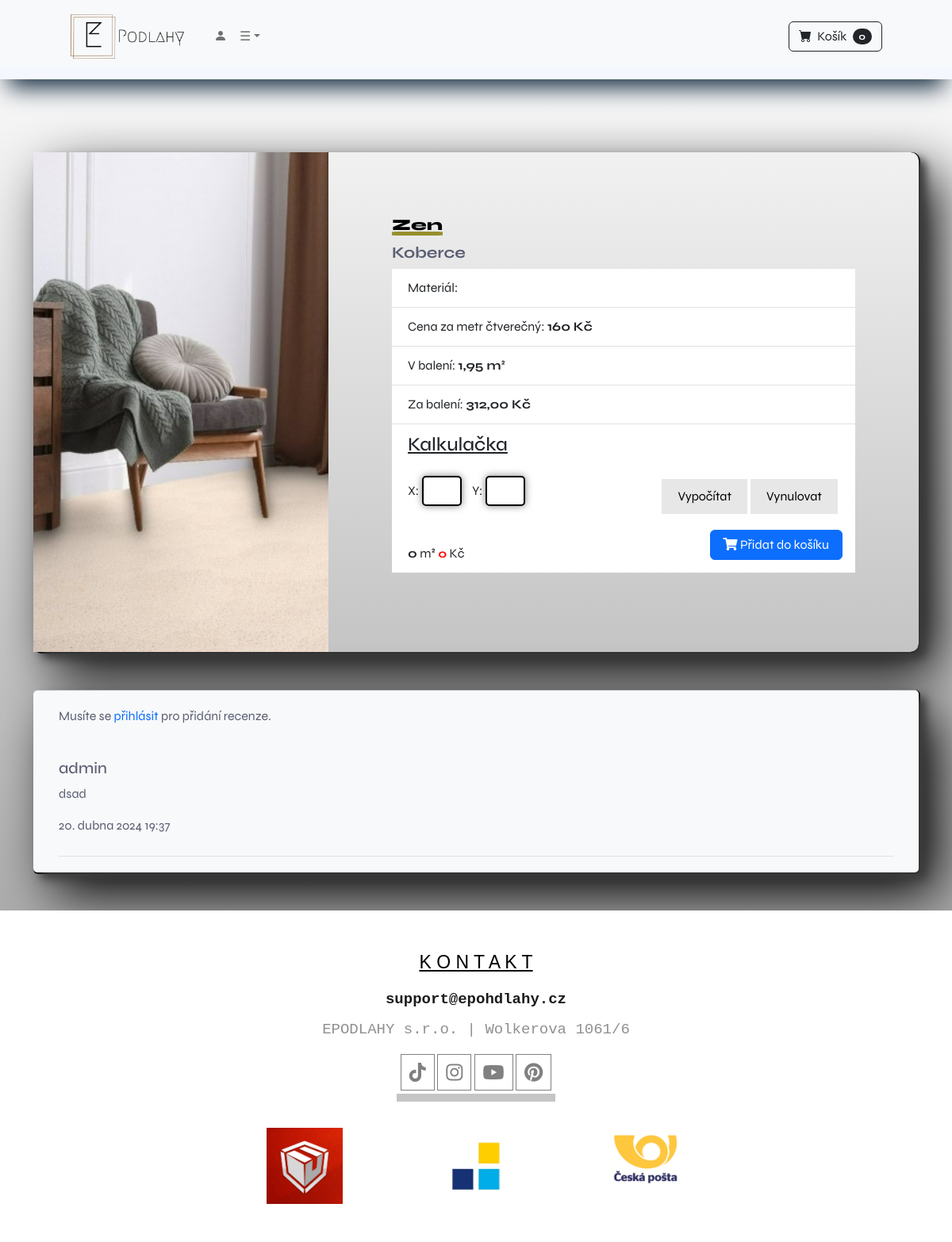
Page /cs/4 on the earlier database version.
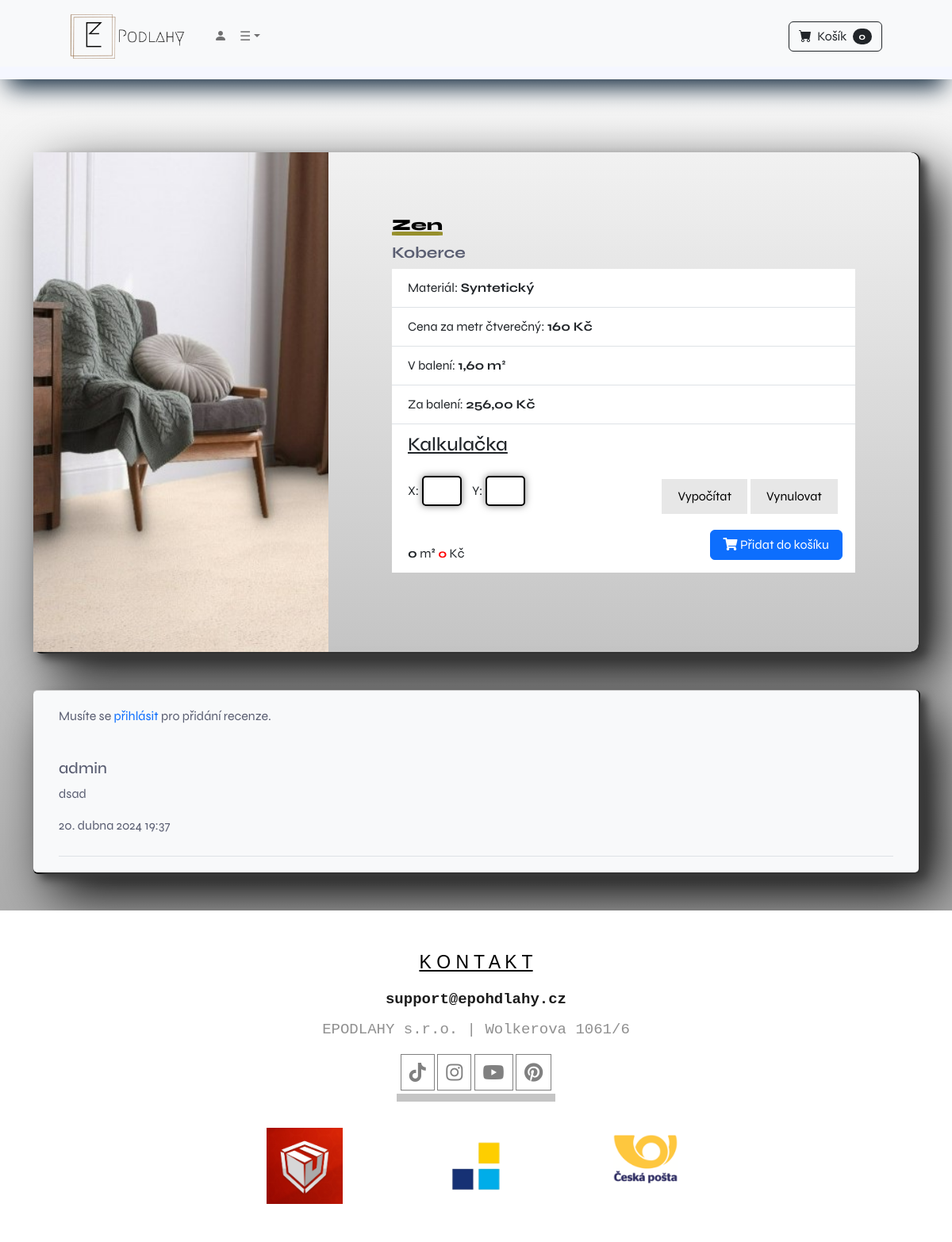
Same page on the later database version.
### Eshop/models.py (models this page shows, shortened)
class Produkt(models.Model):
    BARVA_CHOICES = [
        ('', ''),
        ('černá', 'Černá'),
        ('světlá', 'Světlá'),
        ('hnědá', 'Hnědá'),
        ('šedá', 'Šedá'),
        ('světle šedá', 'Světle šedá'),
        ('tmavě šedá', 'Tmavě šedá'),
        ('béžová', 'Béžová'),
        ('světle béžová', 'Světle béžová'),
        ('akátová', 'Akátová'),
    ]
    MATERIAL_CHOICES = [
        ('syntetický', 'Syntetický'),
        ('dub', 'Dub'),
        ('buk', 'Buk'),
        ('smrk', 'Smrk'),
        ('javor', 'Javor'),
        ('bříza', 'Bříza'),
        ('jedle', 'Jedle'),
        ('borovice', 'Borovice'),
        ('akát', 'Akát'),
        ('mahagon', 'Mahagon'),
        ('bambus', 'Bambus'),
        ('jasan', 'Jasan'),
    ]
    brand = models.ManyToManyField(Brand, verbose_name='Název produktu', help_text='Brand = název produktu')
    kategorie = models.ForeignKey(Kategorie, on_delete=models.CASCADE, default=1, verbose_name='Kategorie produktu',
                                  help_text='Vyberte kategorii produktu')
    barva = models.CharField(max_length=50, verbose_name='Barva', choices=BARVA_CHOICES, blank='True')
    material = models.CharField(max_length=50, verbose_name='Materiál', choices=MATERIAL_CHOICES,
                                blank='True')
    cena = models.PositiveIntegerField(verbose_name='Cena produktu',
                                       help_text='Zadejte cenu produktu v Kč/m² - Pouze u podlah| Ostatně Kč/ks')
    baleni = models.DecimalField(default=1, verbose_name='Obsah balení', decimal_places=2, max_digits=10,
                                 help_text='Zadejte počet metrů čtverečních v balení',
                                 validators=[MinValueValidator(0.1), MaxValueValidator(7)])
    popis = models.CharField(max_length=500, default='', blank=True, null=True, verbose_name='Popis produktu',
                             help_text='Zadejte popis produktu - max 500 znaků')
    fotka = models.ImageField(upload_to='fotky/produkty/', verbose_name='Fotka produktu',
                              help_text='Vyberte fotku produktu')
    closeup_fotka = models.ImageField(upload_to='fotky/closeup/', verbose_name='Fotka produktu v bytě',
                                      help_text='Vyberte fotku z dálky', blank=True)
    je_akce = models.BooleanField(default=False, verbose_name='Je produkt v akci',
                                  help_text='Zaškrtněte pokud je produkt v akci')
    akce_cena = models.DecimalField(default=0, decimal_places=2, max_digits=10, verbose_name='Akční cena',
                                    help_text='Zadejte akční cenu produktu v kč/m³')
    class Meta:
        verbose_name = 'Produkt'
        verbose_name_plural = 'Produkty'

class Brand(models.Model):
    BRAND_CHOICES = [
        ('nizza', 'Nizza'),
        ('zen', 'Zen'),
        ('dublin', 'Dublin'),
        ('kahrs', 'Kahrs'),
        ('triumph', 'Triumph'),
        ('soldline', 'Soldline'),
    ]
    SPECIFIKACE_CHOICES = [
        ('', ''),
        ('koberce', 'Koberec'),
        ('vinyl', 'Vinylové podlahy'),
        ('drevo', 'Dřevěné podlahy'),
        ('laminat', 'Laminátové podlahy'),
    ]
    nazev = models.CharField(max_length=50, verbose_name='Jméno brandu', choices=BRAND_CHOICES)
    popis = models.CharField(max_length=500, default='', verbose_name='Popis brandu')
    odvetvi = models.CharField(max_length=50, verbose_name='Specifikace', choices=SPECIFIKACE_CHOICES, default='')
    class Meta:
        verbose_name = 'Brand'
        verbose_name_plural = 'Brandy'

class Kategorie(models.Model):
    nazev = models.CharField(max_length=50, verbose_name='Název kategorie', help_text='Vytvořte novou kategorii',
                             unique=True)
    nazev_jednotneCislo = models.CharField(max_length=50, verbose_name='Název kategorie v jednotném čísle', null=True)
    popis = models.TextField(max_length=500, default='', blank=True, null=True, verbose_name='Popis kategorie')
    class Meta:
        verbose_name = 'Kategorie'
        verbose_name_plural = 'Kategorie'

class Recenze(models.Model):
    HODNOCENI_CHOICES = [
        (1, '*'),
        (2, '**'),
        (3, '***'),
        (4, '****'),
        (5, '*****'),
    ]
    user = models.ForeignKey(User, on_delete=models.CASCADE)
    produkt = models.ForeignKey(Produkt, on_delete=models.CASCADE)
    text = models.TextField()
    datum = models.DateTimeField(auto_now_add=True)
    hodnoceni = models.IntegerField(choices=HODNOCENI_CHOICES, default=5,
                                    validators=[MinValueValidator(1), MaxValueValidator(5)])
    class Meta:
        verbose_name = 'Recenze'
        verbose_name_plural = 'Recenze'

### Eshop/views.py (the view)
# urls.py: path('<int:pk>', views.PodlahaDetail, name='detail_podlahy'),
def PodlahaDetail(request, pk):
    produkt = Produkt.objects.get(id=pk)
    recenze = Recenze.objects.filter(produkt=produkt)
    form = RecenzeForm()
    return render(request, 'produkt/detail.html', {'produkt': produkt, 'recenze': recenze, 'form': form})

### Eshop/templates/produkt/detail.html (shortened to what this page needs)
{% extends 'hlavni/base.html' %}
{% load static %}
{% load multiply %}
{% block content %}
    <div class="pt-5"></div>
    <div class="pt-5"></div>
    <div class="pt-5"></div>
    <div class="pt-5"></div>
    <div class="container-md">
        <div class="product-card">
            <div class="row g-0">
                <div class="col-md-4">
                    <div class="card-img-top" style=" overflow: hidden;">
                        <img src="{{ produkt.closeup_fotka.url }}" class="img-fluid zoomable "  alt="..." style="width: 100%; height: 100%;">
                    </div>
                </div>
                <div class="col-md-8">
                    <div class="card-body moveTOP">
                        {% for brand in produkt.brand.all %}
                            <div>
                                <a class="aer" href="{% url 'značka_podlahy' brand.nazev %}">
                                    <h5 class="fw-bolder">{{ brand.nazev|capfirst }}</h5>
                                    <div class="underline-text2"></div>
                                </a>
                                <br>
                                <h5><b>{{ produkt.kategorie.nazev|capfirst }}</b></h5>
                            </div>
                        {% endfor %}
                        <ul class="list-group list-group-flush">
                            <li class="list-group-item">Materiál: <b>{{ produkt.material|capfirst }}</b></li>
                            <li class="list-group-item">Cena za metr čtverečný: <b>{{ produkt.cena }} Kč</b></li>
                            <li class="list-group-item">V balení: <b>{{ produkt.baleni }} m²</b></li>
                            {% with total_price=produkt.cena|multiply:produkt.baleni %}
                            <li class="list-group-item">Za balení: <b id="total-price">{{ total_price }} Kč</b></li>
                            {% endwith %}
                            <li class="list-group-item">
                                <div class="pb-3 fw-bold text-decoration-underline"><h4>Kalkulačka</h4></div>
                                <form class="calculator-form">
                                    X: <label for="x-value"></label><label>
                                    <input type="number" class="x-value" min="0">
                                    </label>
                                    Y: <label for="y-value"></label><label>
                                    <input type="number" class="y-value" min="0">
                                    </label>
                                    <button type="button" class="reset-button">Vynulovat</button>
                                    <button type="button" class="calculate-button">Vypočítat</button>
                                    <br>
                                    <br>
                                    <br>
                                </form>
                                <b class="area-result">0</b> m²
                                <b class="cost-result price-result">0</b> Kč
                                <a href="{% url 'kosik_stranka' %}">
                                    <button type="button" class="btn btn-primary text-white position-absolute end-0 bottom-0 m-3 px-3">
                                        <i class="fas fa-shopping-cart"></i>
                                        <span class="hide-on-small">Přidat do košíku</span>
                                    </button>
                                </a>
                            </li>
                        </ul>
                    </div>
                </div>
            </div>
        </div>
        {% include 'doplnky/recenze.html' %}
    </div>
{% endblock %}

### Eshop/templates/hlavni/base.html (shortened to what this page needs)
{% load static %}
<!DOCTYPE html>
<html lang="cs">
    <head>
        <link href="https://cdn.jsdelivr.net/npm/bootstrap-icons@1.5.0/font/bootstrap-icons.css" rel="stylesheet" />
        <link href="{% static 'css/style.css' %}" rel="stylesheet" />
        <link href="{% static 'css/text.css' %}" rel="stylesheet">
        <link href="{% static 'accessory_css/header.css' %}" rel="stylesheet">
        <link href="{% static 'accessory_css/footer.css' %}" rel="stylesheet">
        <link href="{% static 'accessory_css/home.css' %}" rel="stylesheet">
    </head>
    <body>
    {% include 'doplnky/nav.html' %}
    {% block content %}
    {% endblock %}
        {% include 'doplnky/footer.html' %}
    </body>
</html>

### Eshop/templates/doplnky/nav.html (shortened to what this page needs)
{% load static %}
<link href="{% static 'css/text.css' %}" rel="stylesheet">
<link rel="stylesheet" href="https://cdnjs.cloudflare.com/ajax/libs/remixicon/3.5.0/remixicon.css">
      <header class="header" id="header">
        <nav class="navbar navbar-expand-lg navbar-light bg-light mb-3 pt-3">
            <div class="container px-4 px-lg-5">
                <a id="logo" href="{% url 'hlavni_stranka' %}"></a>
                <div class="collapse navbar-collapse" id="navbarSupportedContent">
                    <ul class="navbar-nav me-auto mb-2 mb-lg-0 ms-lg-4">
                        <li class="nav-item">
                            {% if user.is_authenticated %}
                                <li class="nav-item"><a class="nav-link" href="{% url 'odhlaseni' %}"><i class="bi bi-box-arrow-right"></i></a></li>
                                <li class="nav-item"><a class="nav-link" href="{% url 'zmena_profilu' %}"><b>{{ user.username|first|capfirst }}</b></a></li>
                            {% else %}
                                <li class="nav-item"><a class="nav-link" href="{% url 'prihlaseni' %}"><i class="bi bi-person-fill"></i></a></li>
                            {% endif %}
                        </li>
                        <li class="nav-item dropdown">
                            <a class="nav-link dropdown-toggle" id="navbarDropdown" href="#" role="button" data-bs-toggle="dropdown" aria-expanded="false">&#9776;</a>
                    </ul>
                    <form class="d-flex">
                        <a href="{% url 'kosik_stranka' %}" class="btn btn-outline-dark"><i class="bi-cart-fill me-1"></i>
                            Košík
                            <span class="badge bg-dark text-white ms-1 rounded-pill">0</span></a>
                    </form>
                </div>
            </div>
        </nav>
      </header>

### Eshop/templates/doplnky/recenze.html
{% load widget_tweaks %}
<div class="recenze-section mb-5">
  <div class="container-md">
    {% if user.is_authenticated %}
     <form method="POST" action="{% url 'add_recenze' produkt.id %}">
    {% csrf_token %}
    {% for field in form %}
        <div class="form-group">
            <label for="{{ field.id_for_label }}">{{ field.label }}</label>
            {{ field.errors }}
            {{ field|add_class:"form-control review-textarea" }}
        </div>
    {% endfor %}
    <button type="submit" class="btn btn-primary">Přidat recenzi</button>
</form>
    {% else %}
      <p>Musíte se <a href="{% url 'prihlaseni' %}">přihlásit</a> pro přidání recenze.</p>
    {% endif %}
    {% for recenze in recenze %}
      <div class="recenze">
        <h5>{{ recenze.user.username }}</h5>
        <p>{{ recenze.text }}</p>
        <p>{{ recenze.datum }}</p>
      </div>
    {% endfor %}
  </div>
</div>

### Eshop/templates/doplnky/footer.html (shortened to what this page needs)
{% load static %}
<link rel="stylesheet" href="https://cdnjs.cloudflare.com/ajax/libs/font-awesome/5.15.3/css/all.min.css">
<footer class="py-5 bg-white">
    <div class="container">
        <div class="text-center">
            <p class="custom-text mb-3 text-decoration-underline">K O N T A K T</p>
            <p class="custom-text2 mailto px-0"><a href="mailto:support@epohdlahy.cz">support@epohdlahy.cz</a></p>
            <p class="custom-text3">EPODLAHY s.r.o. | Wolkerova 1061/6</p>
                <a href="https://www.tiktok.com/epodlahy" target="_blank">
                    <i class="fab fa-tiktok" style="border: 1px solid; padding: 10px;"></i>
                </a>
                <a href="https://www.instagram.com/epodlahy" target="_blank">
                    <i class="fab fa-instagram" style="border: 1px solid; padding: 10px;"></i>
                </a>
                <a href="https://www.youtube.com/epodlahy" target="_blank">
                    <i class="fab fa-youtube" style="border: 1px solid; padding: 10px;"></i>
                </a>
                <a href="https://www.pinterest.com/epodlahy" target="_blank">
                    <i class="fab fa-pinterest" style="border: 1px solid; padding: 10px;"></i>
                </a>
        </div>
        <div id="terms-container">
            <hr id="terms-line">
        </div>
        <div class="icon-container">
            <div class="icon-wrapper">
                <a href="https://www.zasilkovna.cz/" target="_blank" ><img src="{% static 'assets/zasilkovna.png' %}" alt="Zásilkovna" class="footer-icon"></a>
            </div>
            <div class="icon-wrapper">
                <a href="https://www.balikovna.cz/cs/uvod" target="_blank" ><img src="{% static 'assets/balikovnaNoBg.png' %}" alt="Balíkovna" class="footer-icon"></a>
            </div>
            <div class="icon-wrapper">
                <a href="https://www.ceskaposta.cz/sluzby/baliky" target="_blank"><img src="{% static 'assets/posta.png' %}" alt="Česká pošta" class="footer-icon"></a>
            </div>
        </div>
    </div>
</footer>

Differences in the rows shown:
changed Produkt "Koberce": material (not shown) → "Syntetický"; baleni "1,95" → "1,60"
Other differences:
{{ total_price }}: "312,00" → "256,00"
